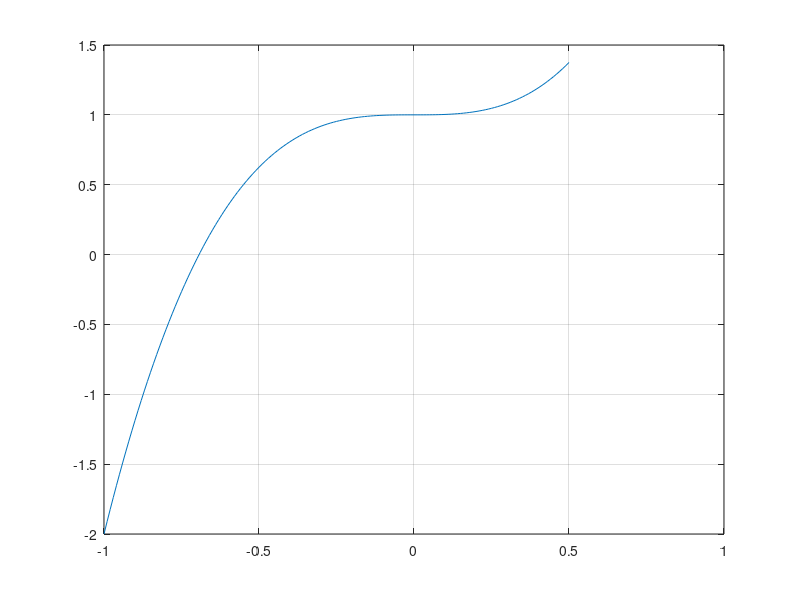

Here is the MATLAB script that generated this plot: (Note: this script raises an error after producing the figure.)
%{
Ejercicio: SENL_EJ04
Author: Juan Gonzalez
juangonzalez.com.ar
%}
%%
% f(x) = 3*x.^3+1
x = -1:1/100:0.5;
f1 = 3*x.^3+1;
plot(x,f1), axis on, grid on
% Raiz en x = -0.7

% NewtonRaphson 
f = @(x) 3*x^3+1;
fd = @(x) 9*x^2;
x0 = -0.5;
tol = 1e-10;
NewtonRaphson(f,fd,x0,tol,25);
%%
% f(x) = sin(x+2)=2+x
x=-2.5:1/100:-1;
f1 =  sin(x+2) - 2 - x;
plot(x,f1), axis on, grid on
% Raiz en x = -2

% NewtonRaphson 
f = @(x) sin(x+2) - 2 - x;
fd = @(x) cos(x+2)-1;
x0 = -1.7;
tol = 1e-10;
NewtonRaphson(f,fd,x0,tol,35)

%%
% f(x) = sin(x+2)=2+x
x=-5:1/100:5;
f1 =  x.^2-tan(x);
plot(x,f1), axis on, grid on
% Veo que tiene infinitas raices